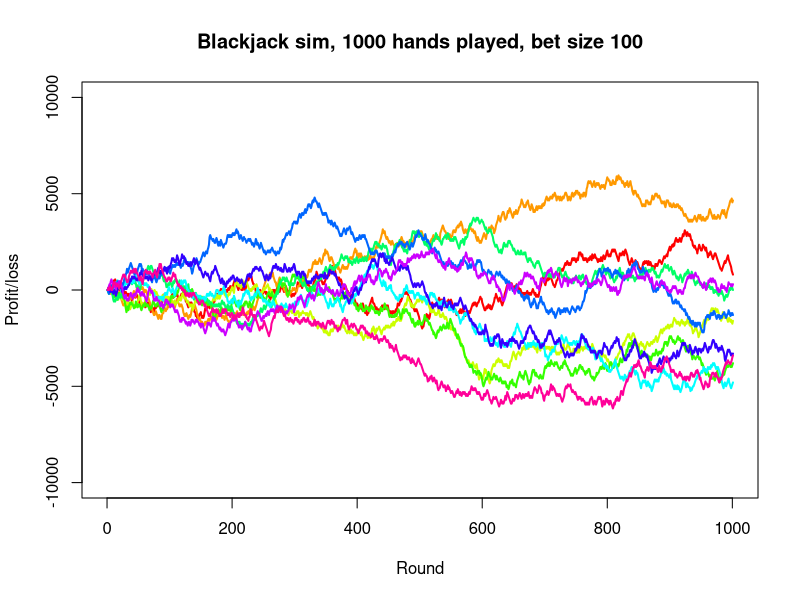

Here is the R script that generated this plot:
# Blackjack Simulator
# This simulation plays a perfect blackjack game
# This implementation of blackjack uses the following rules:
# Dealer stands on soft 17
# 4 or more decks
# Surrender not allowed
# Dealer peeks for blackjack
# Split allowed on any pair
# Double after split allowed
# Split tens must be same card type
# Multiple draws after split aces (to be implemented to only draw once after splitting aces)
# Can only split up to two hands (up to four hands to be implemented)


# Initialize
# Create the decks to be used
cards <- c(rep(c("A","K","Q","J",10,9,8,7,6,5,4,3,2),4))

# How many decks to use: Choose 4 or more
decks_used <- 8
deck <- rep(cards, decks_used)

# This is the full deck
full_deck <- deck



# Functions
# values an individual card
value_card <- function(card)
{
  if (card == "A")
  {
    value <- 1 # assigned its soft value
  }
  else if (card == "K" || card == "Q" || card == "J")
  {
    value <- 10
  }
  else
  {
    value <- as.numeric(card)
  }
  return(value)
}

# values a hand of two or more cards
value_hand <- function(hand) 
{
  aces <- 0
  value <- 0
  blackjack <- FALSE
  # bust <- FALSE
  for (i in hand)
  {
    if (i == "A")
    {
      aces <- aces + 1
    }
    value <- value + value_card(i)
  }
  if (aces > 0 && value < 12)
  {
    soft <- TRUE
    value_soft <- value
    value <- value + 10
  }
  else {
    soft <- FALSE
    value_soft <- value
  }
  if (aces > 0 && value == 21 && length(hand) == 2)
  {
    blackjack <- TRUE # this is a natural blackjack only (i.e. AK, AQ, AJ, A10)
  }
  #if (value_soft > 21)
  #{
  #  bust <- TRUE
  #}
  output <- list(soft, value, value_soft, blackjack)
  return(output)
}

# determines whether an initial hand can be split for the player, i.e. the player has a pair
pairs <- function(hand)
{
  if (hand[1] == hand[2])
  {
    pair <- TRUE
    value <- value_card(hand[1])
  }
  else {
    pair <- FALSE
    value <- 0
  }
  output <- list(pair, value)
  return(output)
}

# draws cards and removes them from the deck
# if we have less than one deck of 52 left, to prevent counting cards, a new full deck is taken
draw_cards <- function(n) 
{
  if (length(deck) < 52) { # replace our deck if it has less than 52 cards
    deck <<- full_deck
  }
  cards <- sample(deck, n, replace=F)
  for (i in cards)
  {
    if (is.element(i, deck))
    {
      deck <<- deck[-match(i,deck)] # global
    }    
  }
  return(cards)
}

# dealer decision making function
d_decision <- function(hand)
{
  # get the current value of the hand
  value <- value_hand(hand)[[3]] # this is soft value
  value_hard <- value_hand(hand)[[2]] # hard value
  
  # dealer stands on soft 17 (and always on hard 17)
  while (value < 17 && value_hard < 17) {
    hand <- c(hand, draw_cards(1))
    value <- value_hand(hand)[[3]]
    value_hard <- value_hand(hand)[[2]]
  }
  
  # we want the final hard value
  value <- value_hand(hand)[[2]]
  output <- list(hand, value)
  return(output)
}

# player decision making function
p_decision <- function(hand,dealer_card)
{
  soft <- value_hand(hand)[[1]]
  value <- value_hand(hand)[[2]]
  double <- FALSE
  while (value < 22) {
    if (soft == TRUE) {
      # soft hand logic
      if (value > 19) {
        break
      } else if (value == 19) {
        # Oops, coded hit on hard 17 logic
        # if (dealer_card == 6) {
        #   double <- TRUE
        #   hand <- c(hand, draw_cards(1))
        #   # value <- value_hand(hand)[[2]]
        #   break
        #}
        #else {
        #  break
        #}
        break # correct soft 17 logic
      } else if (value == 18) {
        if (dealer_card < 7 && dealer_card > 2) {
          if (length(hand) == 2) {
          double <- TRUE
          hand <- c(hand, draw_cards(1))
          # value <- value_hand(hand)[[2]]
          break
          } else {
            break
          }
        } else if (dealer_card < 9) {
          break
        } else {
          hand <- c(hand, draw_cards(1))
          value <- value_hand(hand)[[2]]
        }
      } else if (dealer_card > 6 || (dealer_card < 5 && value == 13) || (dealer_card < 5 && value == 14) || 
                 (dealer_card < 4 && value == 15) || (dealer_card < 4 && value == 16) || (dealer_card < 3 && value == 17)){
        hand <- c(hand, draw_cards(1))
        value <- value_hand(hand)[[2]]
      } else {
        if (length(hand) == 2) {
          double <- TRUE
          hand <- c(hand, draw_cards(1))
          # value <- value_hand(hand)[[2]]
          break
        } else {
          hand <- c(hand, draw_cards(1))
          value <- value_hand(hand)[[2]]
        }
      }
      
    } else { # hard hand logic
      if (value > 16) {
        break
      } else if ((value > 11 && dealer_card > 6) || (value == 12 && dealer_card < 4)) {
        hand <- c(hand, draw_cards(1))
        value <- value_hand(hand)[[2]]
      } else if ((value == 11 && dealer_card < 11) || (value == 10 && dealer_card < 10) || (value == 9 && dealer_card < 7 && dealer_card > 2)) {
        
        if (length(hand) == 2) {
        double <- TRUE
        hand <- c(hand, draw_cards(1))
        break
        } else {
          hand <- c(hand, draw_cards(1))
          value <- value_hand(hand)[[2]] 
        }
        break        
      } else if (value < 11) {
        hand <- c(hand, draw_cards(1))
        value <- value_hand(hand)[[2]]        
      } else {
        break
      }
    }
  }
  
  # if (double == TRUE) {
  #   bet <<- bet*2
  #   cash <<- cash - bet
  # }
  value <- value_hand(hand)[[2]]       
  output <- list(hand, value, double)
  return(output)
}

game <- function(){
  p_hand <- draw_cards(2)
  d_hand <- draw_cards(2)
  dealer_card <- value_card(d_hand[1]) # we assume the first dealer card is visible to player and the second is hidden
  if (dealer_card == 1){
    dealer_card <- 11 # here we need to make aces worth 11 to make our logic work
  }
  
  # step 2: check for blackjack
  if (value_hand(p_hand)[[4]] == TRUE){ # player has blackjack
    if (value_hand(d_hand)[[4]] == TRUE){ # dealer also has blackjack
      p_value <- 21
      d_value <- 21
      p_final <- p_hand
      d_final <- d_hand
      p_doubled <- FALSE
      blackjack_win <- TRUE
      p_split <- FALSE
      s_final <- NULL
      s_value <- NULL
      s_doubled <- NULL
    }
    else {
      p_value <- 21
      p_final <- p_hand
      d_final <- d_hand
      p_doubled <- FALSE
      d_value <- value_hand(d_hand)[[2]]
      blackjack_win <- TRUE
      p_split <- FALSE
      s_final <- NULL
      s_value <- NULL
      s_doubled <- NULL
    }
  } else if (value_hand(d_hand)[[4]] == TRUE) { # dealer has blackjack
    d_value <- 21
    p_value <- value_hand(p_hand)[[2]]
    d_final <- d_hand
    p_final <- p_hand
    p_doubled <- FALSE
    blackjack_win <- TRUE
    p_split <- FALSE
    s_final <- NULL
    s_value <- NULL
    s_doubled <- NULL
  } else { # no one has blackjack
    
    # check for split possibility
    pair_check <- pairs(p_hand)
    p_split <- FALSE
    if (pair_check[[1]] == TRUE) { # player has a pair that can be split
      pair <- pair_check[[2]]
      if (pair == 1 || pair == 8) { # ace or 8
        p_split <- TRUE
      } else if (pair == 2 || pair == 3 || pair == 7) {
        if (dealer_card < 8) {
          p_split <- TRUE # always split
        }
      } else if (pair == 4) {
        if (dealer_card > 4 && dealer_card < 7) {
          p_split <- TRUE
        }
      } else if (pair == 6) {
        if (dealer_card < 7) {
          p_split <- TRUE
        }
      } else if (pair == 9) {
        if (dealer_card < 10 && dealer_card != 7) {
          p_split <- TRUE
        }
      }
    }
    
    if (p_split == TRUE) {
      p_hand <- c(p_hand[1], draw_cards(1))
      s_hand <- c(p_hand[1], draw_cards(1))
      
      p_dec <- p_decision(p_hand,dealer_card)
      s_dec <- p_decision(s_hand,dealer_card)
      d_dec <- d_decision(d_hand)
      p_value <- p_dec[[2]]
      s_value <- s_dec[[2]]
      d_value <- d_dec[[2]]
      p_doubled <- p_dec[[3]]
      s_doubled <- s_dec[[3]]
      p_final <- p_dec[[1]]
      s_final <- s_dec[[1]]
      d_final <- d_dec[[1]]
      blackjack_win <- FALSE
      
    } else {
    
    p_dec <- p_decision(p_hand,dealer_card)
    d_dec <- d_decision(d_hand)
    p_value <- p_dec[[2]]
    d_value <- d_dec[[2]]
    p_doubled <- p_dec[[3]]
    p_final <- p_dec[[1]]
    d_final <- d_dec[[1]]
    blackjack_win <- FALSE
    s_final <- NULL
    s_value <- NULL
    s_doubled <- NULL
    
    }
  }
  output <- list(p_final,p_value,p_doubled,d_final,d_value,blackjack_win,p_split,s_final,s_value,s_doubled)
  return(output)
}

# takes output from game() function and processes player winnings
winnings <- function(output){

  case <- 0
  case_2 <- 0
  
  # Check blackjack: Do we have a natural blackjack at start?
  if (output[[6]] == TRUE) {
    
    # messages pertaining to splits and doubles must not apply
    message_2 <- ""
    mult_2 <- ""
    message_split <- ""
    message_doubled_2 <- ""
    message_doubled <- ""
    
    if (output[[2]] == 21 && output[[5]] == 21) {
      mult <- 1 # push
      message <- "Push: Both players have blackjack"
      case <- 6
    } else if (output[[2]] == 21 && output[[5]] != 21) {
      mult <- 2.5 # p has blackjack
      message <- "Player wins: blackjack"
      case <- 2
    } else if (output[[2]] != 21 && output[[5]] == 21) {
      mult <- 0 # d has blackjack
      message <- "Dealer wins: blackjack"
      case <- 4
    }
  } 
  
  # If player opts to split
  else if (output[[7]] == TRUE) {
    
    # split messages here
    message_split <- "Player had a pair and split to two hands"
    
    # If the second hand busts
    if (output[[9]] > 21) { 
      message_2 <- "Dealer wins: Player bust on second hand"
      case_2 <- 5
      mult_2 <- 0
      if (output[[2]] > 21) { # first hand bust as well
        mult <- 0
        message <- "Dealer wins: Player bust on first hand"
        case <- 5
      } else if (output[[5]] > 21) {
        mult <- 2 # d busts
        message <- "Player wins on first hand: Dealer bust"
        case <- 1
      } else if (output[[5]] == output[[2]]) {
        mult <- 1 # push
        message <- "Push on first hand"
        case <- 3
      } else if (output[[5]] > output[[2]]) {
        mult <- 0 # d wins
        message <- "Dealer wins on first hand"
        case <- 4
      } else {
        mult <- 2 # p wins
        message <- "Player wins on first hand"
        case <- 1
      }
    } 
    
    # If the first hand busts
    else if (output[[2]] > 21) {
      message <- "Dealer wins: Player bust on first hand"
      case <- 5
      mult <- 0
      if (output[[5]] > 21) {
        mult_2 <- 2 # d busts
        message_2 <- "Player wins on second hand: Dealer bust"
        case_2 <- 1
      } else if (output[[5]] == output[[9]]) {
        mult_2 <- 1 # push
        message_2 <- "Push on second hand"
        case_2 <- 3
      } else if (output[[5]] > output[[9]]) {
        mult_2 <- 0 # d wins
        message_2 <- "Dealer wins on second hand"
        case_2 <- 4
      } else {
        mult_2 <- 2 # p wins
        message_2 <- "Player wins on second hand"
        case_2 <- 1
      }
    } 
    
    # If neither hand busts
    else {
      
      # If the dealer busted
      if (output[[5]] > 21) {
        mult <- 2
        mult_2 <- 2
        message <- "Player wins on first hand: Dealer bust"
        message_2 <- "Player wins on second hand: Dealer bust"
        case <- 1
        case_2 <- 1
      } 
      
      # If the dealer didn't bust
      else {
      
        # Check each hand separately
        
        # Check the first hand
        if (output[[5]] == output[[2]]) {
          mult <- 1 # push
          message <- "Push on first hand"
          case <- 3
        } else if (output[[5]] > output[[2]]) {
          mult <- 0 # d wins
          message <- "Dealer wins on first hand"
          case <- 4
        } else {
          mult <- 2 # p wins
          message <- "Player wins on first hand"
          case <- 1
        }
        
        
        # Check the second hand
        if (output[[5]] == output[[9]]) {
          mult_2 <- 1 # push
          message_2 <- "Push on second hand"
          case <- 3
        } else if (output[[5]] > output[[9]]) {
          mult_2 <- 0 # d wins
          message_2 <- "Dealer wins on second hand"
          case <- 4
        } else {
          mult_2 <- 2 # p wins
          message_2 <- "Player wins on second hand"
          case <- 1
        }
      } # end of the "if dealer didn't bust"
    } # end of the "if neither hand busted"
    
    
    # Player allowed to double after split: check doubling
    # Check if they doubled on first hand
    if (output[[3]] == TRUE) {
      mult <- 2*mult
      message_doubled <- "Player doubled bet on first hand"
    } else {
      message_doubled <- ""
    }
    
    # Check if they doubled on second hand
    if (output[[10]] == TRUE) { # doubled
      mult_2 <- 2*mult_2
      message_doubled_2 <- "Player doubled bet on second hand"
    } else {
      message_doubled_2 <- ""
    }
    
  } # end of the player spitting scenarios
  
  # Assuming the player does not split
  else { 
    
    # the output messages relating to splitting only must be nulled
    message_2 <- ""
    mult_2 <- ""
    message_split <- ""
    message_doubled_2 <- ""
    
    # Player's hand busted
    if (output[[2]] > 21) {
      mult <- 0
      message <- "Dealer wins: Player bust"
      case <- 5
    } 
    
    # Dealer's hand busted
    else if (output[[5]] > 21) {
      mult <- 2 # d busts
      message <- "Player wins: Dealer bust"
      case <- 1
    } 
    
    # Player and dealer push
    else if (output[[5]] == output[[2]]) {
      mult <- 1 # push
      message <- "Push"
      case <- 3
    } 
    
    # Dealer is higher
    else if (output[[5]] > output[[2]]) {
      mult <- 0 # d wins
      message <- "Dealer wins"
      case <- 4
    } 
    
    # Player is higher
    else {
      mult <- 2 # p wins
      message <- "Player wins"
      case <- 1
    }
    
    # We check if the hand was doubled
    if (output[[3]] == TRUE) { # doubled
      mult <- 2*mult
      message_doubled <- "Player doubled bet"
    } else {
      message_doubled <- ""
    } # end of doubling
  } # end of no split
  
  result <- c(mult,message,message_doubled,message_split,mult_2,message_2,message_doubled_2,case,case_2)
  return(result)
}

# this runs the simulation
# n is the number of hands to play
# bet is the bet size per hand (uniform bet size)
simulation <- function(n,bet) {
 cash <- 0
 balance <- cash
 
 win_count <- 0
 bj_count <- 0
 push_count <- 0
 lose_count <- 0
 bust_count <- 0
 both_bj_count <- 0
 double_count <- 0
 double_win <- 0
 double_lose <- 0
 double_push <- 0

 for (i in 1:n) {
   print("====================================================")
   print(paste("Game",i,"| Bet size:",bet,sep=" "))
   cash <- cash - bet
   game_step <- game()
   
   # No split
   if (game_step[[7]] == FALSE) {
   print(paste("Player's hand:",paste(game_step[[1]], collapse=','),"| Value",game_step[[2]],sep=" "))
   } 
   
   # Player split
   else {
     print(paste("Player's first hand:",paste(game_step[[1]], collapse=','),"| Value",game_step[[2]],sep=" "))
     print(paste("Player's second hand:",paste(game_step[[8]], collapse=','),"| Value",game_step[[9]],sep=" "))
     }
   
   print(paste("Dealer's hand:",paste(game_step[[4]], collapse=','),"| Value",game_step[[5]],sep=" "))
   
   # calculate winnings
   winner <- winnings(game_step)
   
   if (winner[[8]] == 1) {
     win_count <- win_count + 1
   } else if (winner[[8]] == 2) {
     win_count <- win_count + 1
     bj_count <- bj_count + 1
   } else if (winner[[8]] == 3) {
     push_count <- push_count + 1
   } else if (winner[[8]] == 4) {
     lose_count <- lose_count + 1
   } else if (winner[[8]] == 5) {
     bust_count <- bust_count + 1
     lose_count <- lose_count + 1
   } else if (winner[[8]] == 6) {
     both_bj_count <- both_bj_count + 1
     push_count <- push_count + 1
   }
   
   if (winner[[9]] == 1) {
     win_count <- win_count + 1
   } else if (winner[[9]] == 2) {
     win_count <- win_count + 1
     bj_count <- bj_count + 1
   } else if (winner[[9]] == 3) {
     push_count <- push_count + 1
   } else if (winner[[9]] == 4) {
     lose_count <- lose_count + 1
   } else if (winner[[9]] == 5) {
     bust_count <- bust_count + 1
     lose_count <- lose_count + 1
   } else if (winner[[9]] == 6) { # this scenario is not possible but let's keep it
     both_bj_count <- both_bj_count + 1
     push_count <- push_count + 1
   }
   
   # No split
   if (game_step[[7]] == FALSE) {
     payout_mult <- as.numeric(winner[[1]])
     print(winner[[2]])
     if (winner[[3]] != "")
     {
       print(winner[[3]])
       cash <- cash - bet
       double_count <- double_count + 1
       if (winner[[8]] == 1 || winner[[8]] == 2) {
         double_win <- double_win + 1
       } else if (winner[[8]] == 3 || winner[[8]] == 6) {
         double_push <- double_push + 1
       } else if (winner[[8]] == 4 || winner[[8]] == 5) {
         double_lose <- double_lose + 1
       }
     }
     cash <- cash + payout_mult*bet
     balance <- c(balance,cash)
     print(paste("Player bet:",
                 if (winner[[3]] != ""){
                   paste(bet,"doubled to",bet*2,sep=" ")
                 } else{bet},
                 "| Earned:",payout_mult*bet,"| New balance:",cash,sep=" "))
   } 
   
   # Player split
   else {
     cash <- cash - bet # split incurs extra bet
     # print("%%%%%%%%%%%%%%%%%%%%%% SPLIT ALERT %%%%%%%%%%%%%%%%%%%%%%")
     payout_mult <- as.numeric(winner[[1]])
     payout_mult_2 <- as.numeric(winner[[5]])
     print(winner[[2]])
     print(winner[[6]])
     if (winner[[3]] != "")
     {
       print(winner[[3]])
       cash <- cash - bet
       double_count <- double_count + 1
       if (winner[[8]] == 1 || winner[[8]] == 2) {
         double_win <- double_win + 1
       } else if (winner[[8]] == 3 || winner[[8]] == 6) {
         double_push <- double_push + 1
       } else if (winner[[8]] == 4 || winner[[8]] == 5) {
         double_lose <- double_lose + 1
       }
     }
     if (winner[[7]] != "")
     {
       print(winner[[7]])
       cash <- cash - bet
       double_count <- double_count + 1
       if (winner[[9]] == 1 || winner[[9]] == 2) {
         double_win <- double_win + 1
       } else if (winner[[9]] == 3 || winner[[9]] == 6) {
         double_push <- double_push + 1
       } else if (winner[[9]] == 4 || winner[[9]] == 5) {
         double_lose <- double_lose + 1
       }
     }
     cash <- cash + payout_mult*bet + payout_mult_2*bet
     balance <- c(balance,cash)
     if (winner[[3]] != "" && winner[[7]] != "") {
       custom_msg <- "increased by split and then doubled twice to"
       end_bet <- bet*4
     } else if (winner[[3]] != "" || winner[[7]] != "") {
       custom_msg <- "increased by split and then doubled once to"
       end_bet <- bet*3
     } else {
       custom_msg <- "increased by split to"
       end_bet <- bet*2
     }
     print(paste("Player bet:",bet,custom_msg,end_bet,
                 "| Earned:",(payout_mult+payout_mult_2)*bet,"| New balance:",cash,sep=" "))
     
   }
 }
 print("====================================================")
 print(paste0("You played ",n," rounds, each with an initial bet of $",bet,"."))
 print(paste0("Ending profit/loss: $",tail(balance,n=1)))
 print(paste0("Winning hands: ",win_count,", including ",bj_count," blackjacks"))
 print(paste0("Losing hands: ",lose_count,", including ",bust_count," bust hands"))
 print(paste0("Tied hands: ",push_count,", including ",both_bj_count," tied blackjack hands"))
 print(paste0("You doubled ",double_count," hands, won ",double_win," of them, lost ",double_lose," of them, and tied ",double_push," of them."))
 print("All summary statistics above count split hands as separate hands")
 print("====================================================")
 print("How your balance fluctuated is output below:")
 return(balance)
}


# Run the simulation
# The first variable changes the number of rounds to play
# The second variable changes the initial bet size for each round
n <- 1000
bet_size <- 100
### simulation(n,bet_size)

# Let's run multiple simulations and plot them
number_of_simulations <- 10

# Plot the line charts
plot(0,type="n",ylim=c(-100*bet_size,100*bet_size), xlim=c(0, n+1), xlab="Round", ylab="Profit/loss")
title(paste("Blackjack sim,",n,"hands played,","bet size",bet_size,sep=" "))
colors <- rainbow(number_of_simulations)
for (i in 1:number_of_simulations) {
   invisible(capture.output(balances <- simulation(n,bet_size)))
   lines(balances, col=colors[i],lwd=2,lty=1)
}